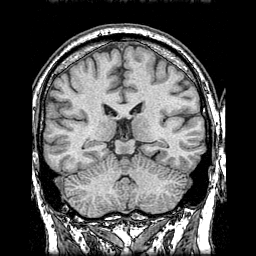
%> input picture MRIPET.png, 256 x 256 px
$ octave Script.m   (GNU Octave 9; MATLAB toolbox functions it lacks are replaced by stand-ins)
%> lines starting %> are read from the running program, lines starting %| are printed output that depends on the picture
### ConvertRGBtoYUV.m
function imgOut = ConvertRGBtoYUV(img)

img=double(img);
mtxRGBtoYUV = [  0.299,    0.587,    0.114;
                -0.147, -0.289,  0.436;
                 0.615,   -0.515, -0.100];

[r, c]=size(mtxRGBtoYUV);
if(r ~= 3 || c ~= 3)
    error('The matrix for color transformation is not 3x3.');
end

imgOut = zeros(size(img));
for i=1:3
    imgOut(:,:,i) = img(:,:,1) * mtxRGBtoYUV(i,1) + img(:,:,2) * mtxRGBtoYUV(i,2) + img(:,:,3) * mtxRGBtoYUV(i,3);
end

### FUSION_NSST_ABS_AGPCNN_IRO.m
function [F]=FUSION_NSST_ABS_AGPCNN_IRO(A,B)
addpath(genpath('shearlet'));

%%  NSST Decomposition
pfilt = 'maxflat';
shear_parameters.dcomp =[3,3,4,4];
shear_parameters.dsize =[8,8,16,16];
[y1,shear_f1]=nsst_dec2(A,shear_parameters,pfilt);
[y2,shear_f2]=nsst_dec2(B,shear_parameters,pfilt);

Fused=y1;
ALow1= y1{1};
BLow1 =y2{1};

%%  Fusion of Low-pass Subbands
%disp('Processing Low-pass Subbands...')
Rx=[0 0 0;1 0 -1;0 0 0];
Ry=[0 1 0;0 0 0;0 -1 0];
R45=[0 0 1;0 0 0;-1 0 0];
R135=[1 0 0;0 0 0;0 0 -1];
RO1=conv2(ALow1,Rx,'same')+conv2(ALow1,Ry,'same')+conv2(ALow1,R45,'same')+conv2(ALow1,R135,'same');
RO2=conv2(BLow1,Rx,'same')+conv2(BLow1,Ry,'same')+conv2(BLow1,R45,'same')+conv2(BLow1,R135,'same');
map=(RO1>=RO2);
Fused{1}=map.*ALow1+~map.*BLow1;

%%  Fusion of High-pass Subbands
%disp('Processing High-pass Subbands...')
for m=2:length(shear_parameters.dcomp)+1
    temp=size((y1{m}));temp=temp(3);
    for n=1:temp
        Ahigh=y1{m}(:,:,n);
        Bhigh=y2{m}(:,:,n);
        AH=abs(Ahigh);
        BH=abs(Bhigh);
        AGPCNN_firing_times1=AGPCNN(AH);
        AGPCNN_firing_times2=AGPCNN(BH);
        map=(AGPCNN_firing_times1>=AGPCNN_firing_times2);
        Fused{m}(:,:,n)=map.*Ahigh+~map.*Bhigh;
    end
end

%%  NSST Reconstruction
F=nsst_rec2(Fused,shear_f1,pfilt);
end


### Script.m
% Code for the paper: "Medical image fusion by adaptive Gaussian PCNN and
% improved Roberts operator" published in "Signal, Image and Video Processing"
clear all
img1=imread('MRIPET.png');  % A MxN matrix
%> img1 is the input picture: size 256x256 uint8; min 0, max 255, mean 81.7
img2=imread('PET.png');  % A MxNx3 matrix
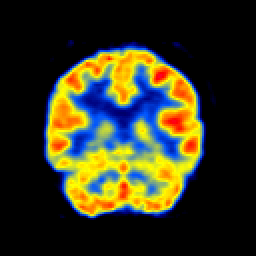
%> input picture PET.png, 256 x 256 px
%> img2 is the input picture: size 256x256x3 uint8; mean R, G, B 52.4, 52, 31.1
if size(img2,3)==3
    tic
    img1 = double(img1)/255;
%> img1: size 256x256 double
    img2 = double(img2)/255;
%> img2: size 256x256x3 double
    img2_YUV=ConvertRGBtoYUV(img2);
%> after the loop in ConvertRGBtoYUV, `for i=1:3`:
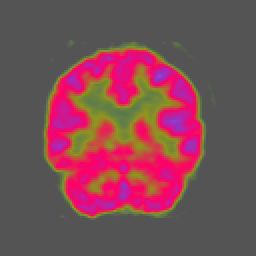
%> imgOut: size 256x256x3 double; mean R, G, B 0.195, -0.036, 0.00923; drawn with min black and max white
    img2_Y=img2_YUV(:,:,1);
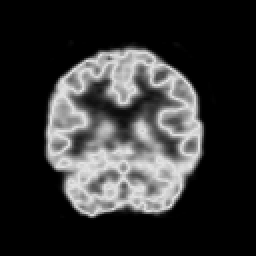
%> img2_Y: size 256x256 double; min 0, max 0.886, mean 0.195
    [hei, wid] = size(img1);
%> hei = 256; wid = 256
%> the run ends on the next line
    imgf_Y=FUSION_NSST_ABS_AGPCNN_IRO(img1,img2_Y);
